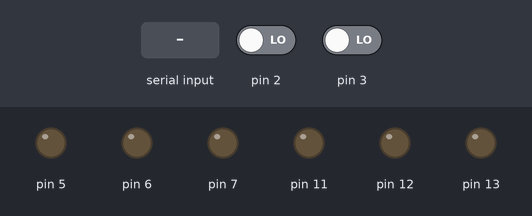
A sketch run on a simulated Arduino Uno, built with avr-gcc and run on an emulated ATmega328P. Parts: output pins drawn as LEDs (lit = HIGH). The inputs (shaded band) are chosen by the test bench; at power-on: pin 2 LOW, pin 3 LOW. What the sketch prints to the serial monitor is not drawn.

Above: at 1.2 s.
1.3 s: "90,45\n" received over Serial
At 4.08 s:
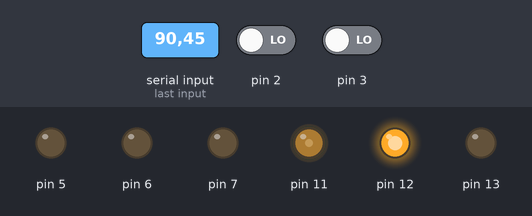
At 6.4 s:
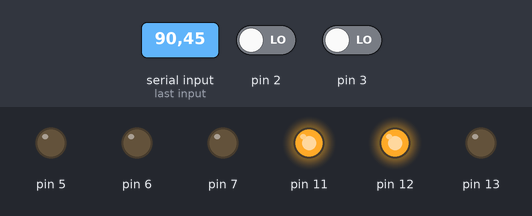
Timing chart, 0 to 7.9 s (numbered marks = the images above; inputs shaded):
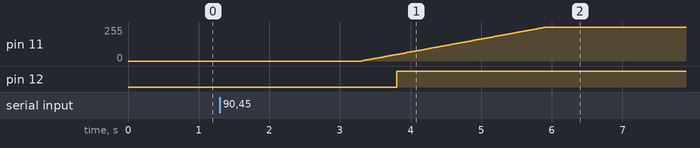

The sketch:

motor_w_speed_encoder_velctrl.ino
```cpp
#include <PIDController.h>

#define FWD (1)
#define OFF (0)
#define BWD (-1)
// Only Pins 2 and 3 can be used for Interrupts
#define ENCA (2)
#define ENCB (8)

////// BEGIN MOTOR CLASS
class Motor {
  private:
    int dirPin1;
    int dirPin2;
    int spdPin;
    int encA;
    int encB;
    volatile int curr_pulses = 0;
    int prev_pulses = 0;
    unsigned long last_sample_time = 0;
    float velocity;

  public:
    SmartMotor() {}
    void init_pins(int spdPin, int dirPin1, int dirPin2, int encA, int encB);
    float calc_velocity();
    void interrupt_handler();
    int get_interrupt_pin();
    float get_velocity();
    void set_power(int power);
};

void Motor::init_pins(int spdPin, int dirPin1, int dirPin2, int encA, int encB) {
  this->dirPin1 = dirPin1;
  this->dirPin2 = dirPin2;
  this->spdPin = spdPin;
  this->encA = encA;
  this->encB = encB;
  pinMode(this->spdPin, OUTPUT);
  pinMode(this->dirPin1, OUTPUT);
  pinMode(this->dirPin2, OUTPUT);
  pinMode(this->encA, INPUT);
  pinMode(this->encB, INPUT);
}

float Motor::calc_velocity() {
  /*
    Sample pulses to measure velocity.
    Multiply by 1.0 to avoid int casting.
  */
  unsigned long curr_time = millis();
  if (curr_time - this->last_sample_time >= 100) {
    velocity = (((this->curr_pulses - this->prev_pulses) * 1.0) / (curr_time - this->last_sample_time)) * 1000;
    this->last_sample_time = curr_time;
    this->prev_pulses = this->curr_pulses;
  }
}

void Motor::interrupt_handler() {
  int b = digitalRead(this->encB);
  if (b > 0) {
    this->curr_pulses++;
  }
  else {
    this->curr_pulses--;
  }
}

int Motor::get_interrupt_pin() {
  return this-> encA;
}

float Motor::get_velocity() {
  return this->velocity;
}

void Motor::set_power(int power) {
  int direction = (power < 0) ? BWD : FWD;
  power = constrain(abs(power), 0, 255);
  if (power < 50) {
    direction = OFF;
  }
  analogWrite(this->spdPin, power);
  switch (direction) {
    case FWD:
      digitalWrite(this->dirPin1, HIGH);
      digitalWrite(this->dirPin2, LOW);
      break;
    case BWD:
      digitalWrite(this->dirPin1, LOW);
      digitalWrite(this->dirPin2, HIGH);
      break;
    default:
      digitalWrite(this->dirPin1, LOW);
      digitalWrite(this->dirPin2, LOW);
  }
}

////// END MOTOR CLASS


////// BEGIN PID_MOTOR_VELOCITY_CONTROLLER CLASS
class PIDMotorVelocityController {
  private:
    //https://github.com/DonnyCraft1/PIDArduino
    PIDController pid;
    int setpoint;
    int curr_output;
  public:
    PIDMotorVelocityController() {}
    void setup(float kp, float ki, float kd);
    void set_target(int target);
    int get_control_output(float velocity);
    int get_target();
};

void PIDMotorVelocityController::setup(float kp, float ki, float kd) {
  PIDController pid = PIDController();
  pid.begin();          // initialize the PID instance
  pid.tune(kp, ki, kd);    // Tune the PID, arguments: kP, kI, kD
  pid.limit(-255, 255);    // Limit the PID output between 0 and 255, this is important to get rid of integral windup
  this->pid = pid;
}

void PIDMotorVelocityController::set_target(int target) {
  this->setpoint = target;
  this->pid.setpoint(target);  // The "goal" the PID controller tries to "reach"
}

int PIDMotorVelocityController::get_control_output(float velocity) {

  /*
    For velocity control via PID the output of the controller must be accumulated over time.
    For smooth operation ensure that params are set to a fraction of the velocity error.

    Note - For an actual implementation a hard limit on curr_output is needed as it can accumulate infinitely and overflow.
  */
  curr_output += pid.compute(velocity);;
  curr_output = constrain(curr_output, -500, 500);
  return curr_output;
}

int PIDMotorVelocityController::get_target() {
  return this->setpoint;
}

////// END PID_MOTOR_VELOCITY_CONTROLLER CLASS

Motor left_motor, right_motor;
PIDMotorVelocityController left_controller, right_controller;

// Necessary as ISR must be static.
void left_motor_encoder_cb() {
  left_motor.interrupt_handler();
}

void right_motor_encoder_cb() {
  right_motor.interrupt_handler();
}


void setup() {
  Serial.begin(9600);
  // put your setup code here, to run once:
  /*
    Motor polarity must match encoder direction i.e. FWD direction must increase encoder count and vice versa.

    left motor FWD = anti-CW
    right motor FWD = anti-CW
  */
  left_motor.init_pins(5, 6, 7, 2, 8);
  right_motor.init_pins(11, 12, 13, 3, 4);

  attachInterrupt(digitalPinToInterrupt(left_motor.get_interrupt_pin()), left_motor_encoder_cb, RISING);
  attachInterrupt(digitalPinToInterrupt(right_motor.get_interrupt_pin()), right_motor_encoder_cb, RISING);

  left_controller.setup(0.25, 0.0, 0.0);
  right_controller.setup(0.25, 0.0, 0.0);

  Serial.println("STARTING");
  delay(10);
}

void loop() {
  while (Serial.available()) {
    right_controller.set_target(Serial.readStringUntil(' ').toInt());
    left_controller.set_target(Serial.readStringUntil('\n').toInt());
  }

  right_motor.calc_velocity();
  float right_velocity = right_motor.get_velocity();
  int right_output = right_controller.get_control_output(right_velocity);
  right_motor.set_power(right_output);

  left_motor.calc_velocity();
  float left_velocity = left_motor.get_velocity();
  int left_output = left_controller.get_control_output(left_velocity);
  left_motor.set_power(left_output);

  //Serial.print(right_controller.get_target()); Serial.print(' '); Serial.print(right_motor.get_velocity()); Serial.print(' '); Serial.println(left_output);
  delay(20);
}
```

Measured:
- after the input at 1.3 s, pin 11: moves from 0/255 to 255/255 over 2.6 s, starting after 2.0 s; pin 12: LOW → HIGH after 2.5 s
